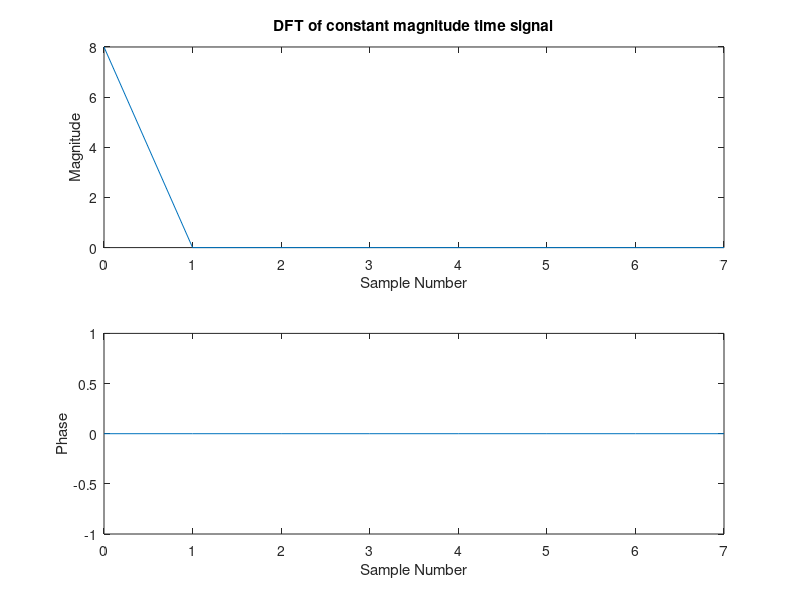

Recreate this plot in MATLAB.
% Plot DFT of constant time signal

x_n = ones(8,1);
X = fft(x_n);

subplot(2,1,1);
plot(0:7, abs(X));
xlabel('Sample Number');
ylabel('Magnitude');
title('DFT of constant magnitude time signal');

subplot(2,1,2);
plot(0:7, angle(X));
xlabel('Sample Number');
ylabel('Phase');